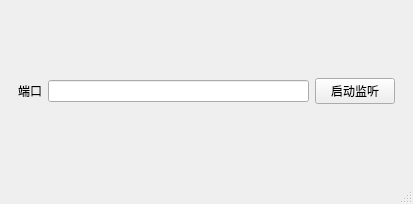
<?xml version="1.0" encoding="UTF-8"?>
<ui version="4.0">
 <class>MainWindow</class>
 <widget class="QMainWindow" name="MainWindow">
  <property name="geometry">
   <rect>
    <x>0</x>
    <y>0</y>
    <width>413</width>
    <height>204</height>
   </rect>
  </property>
  <property name="windowTitle">
   <string>MainWindow</string>
  </property>
  <widget class="QWidget" name="centralwidget">
   <layout class="QVBoxLayout" name="verticalLayout">
    <item>
     <widget class="QWidget" name="widget" native="true">
      <layout class="QHBoxLayout" name="horizontalLayout">
       <item>
        <widget class="QLabel" name="label">
         <property name="text">
          <string>端口</string>
         </property>
        </widget>
       </item>
       <item>
        <widget class="QLineEdit" name="port"/>
       </item>
       <item>
        <widget class="QPushButton" name="startListenBtn">
         <property name="text">
          <string>启动监听</string>
         </property>
        </widget>
       </item>
      </layout>
     </widget>
    </item>
   </layout>
  </widget>
  <widget class="QMenuBar" name="menubar">
   <property name="geometry">
    <rect>
     <x>0</x>
     <y>0</y>
     <width>413</width>
     <height>24</height>
    </rect>
   </property>
  </widget>
  <widget class="QStatusBar" name="statusbar"/>
 </widget>
 <resources/>
 <connections/>
</ui>
